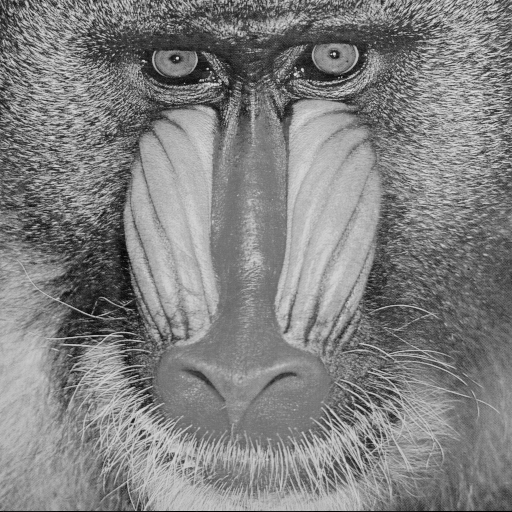
#> input picture MC920/trabInicial/images/baboon.png, 512 x 512 px; its folder holds 4 pictures in this run
$ python firstFirst-3.py
#> lines starting #> are read from the running program, lines starting #| are printed output that depends on the picture; after the words box and inside, x2 and y2 are one past the last pixel; in counts of white or black regions, pixels touching at a corner belong together
import cv2;
import numpy as np;
import math
import matplotlib.pyplot as plt
import os
import glob

#Trying to get all my images using a quora solution
image_dir = "/home/marcelomartins/Documentos/Python/MC920/trabInicial/images"
data_path = os.path.join(image_dir, '*g')
files = glob.glob(data_path)
data=[]
for fl in files:
    img = cv2.imread(fl, cv2.IMREAD_GRAYSCALE)
#> img is the input picture: shape (512, 512); min 0, max 230, mean 129.1
    data.append(img)

def plotAndSave(im_out, title = ""):
    plt.axis("off")
    plt.title(title)
    plt.imshow(im_out, cmap="gray", vmin=0, vmax=255)

    plt.waitforbuttonpress(0)
    plt.close("all")

    cv2.imwrite(title+".png", im_out)

im_in = data[1]

for plane in range(0, 8):
    im_out = (im_in >> plane) & 1
    title = f"planoDeBit_{plane}"
    plotAndSave(np.where(im_out, 255, 0), title)
#> this loop made 8 passes
#> pass 1, `im_out = (im_in >> plane) & 1`:
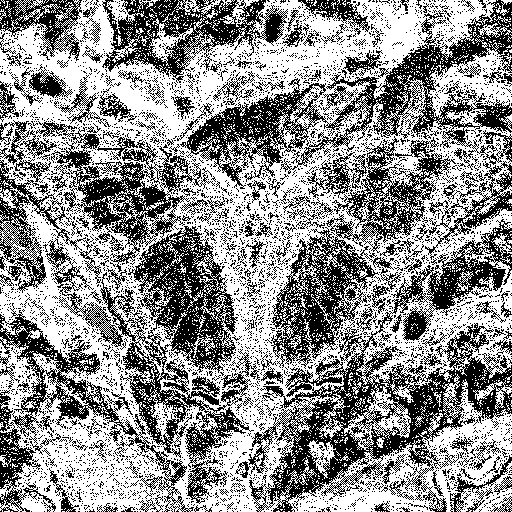
#> im_out: shape (512, 512); values 0 (black) and 1 (white), 56.5% white; black in thin lines or dots
#> pass 1, in plotAndSave, `plt.waitforbuttonpress(0)`:
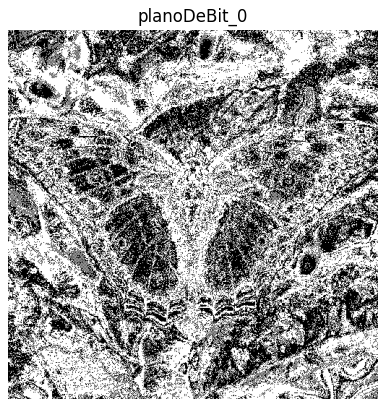
#> figure drawn by matplotlib, 1 panel
#> pass 2, `im_out = (im_in >> plane) & 1`:
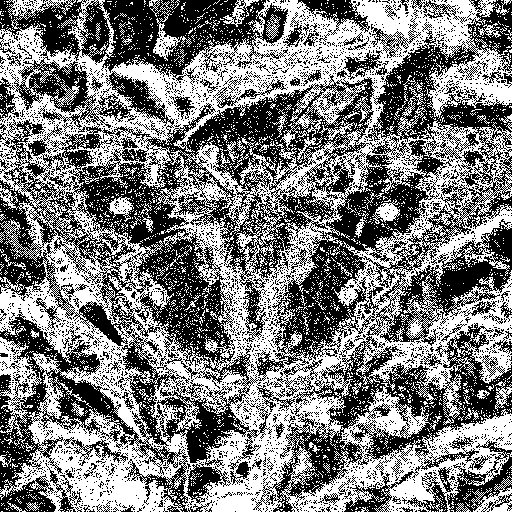
#> im_out: shape (512, 512); values 0 (black) and 1 (white), 49.2% white; 3392 white regions (3314 under 20 px), largest, box (x1, y1, x2, y2) and area: (0, 0, 512, 512) 114701, (0, 337, 42, 438) 1536, (149, 0, 192, 61) 587
#> pass 2, in plotAndSave (call 2), `plt.waitforbuttonpress(0)`:
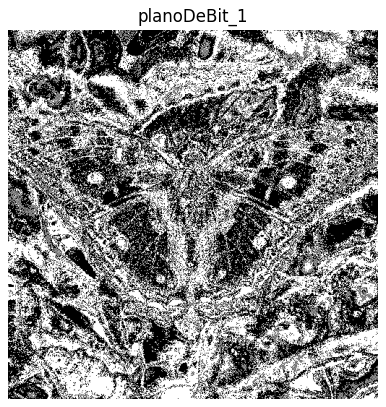
#> figure drawn by matplotlib, 1 panel
#> after the loop:
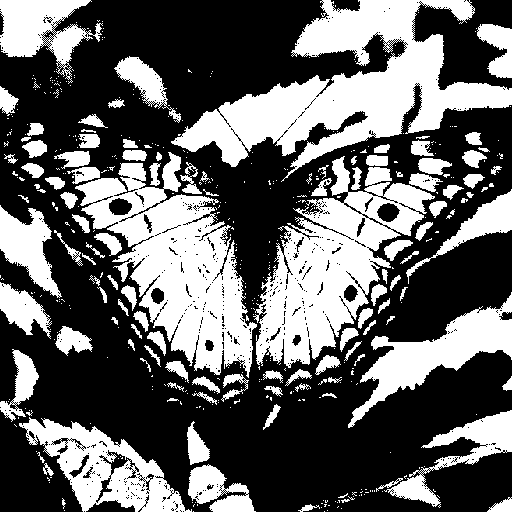
#> im_out: shape (512, 512); values 0 (black) and 1 (white), 39.3% white; 466 white regions (351 under 20 px), largest, box (x1, y1, x2, y2) and area: (171, 0, 512, 182) 22892, (75, 152, 257, 378) 17781, (253, 156, 435, 368) 16031
